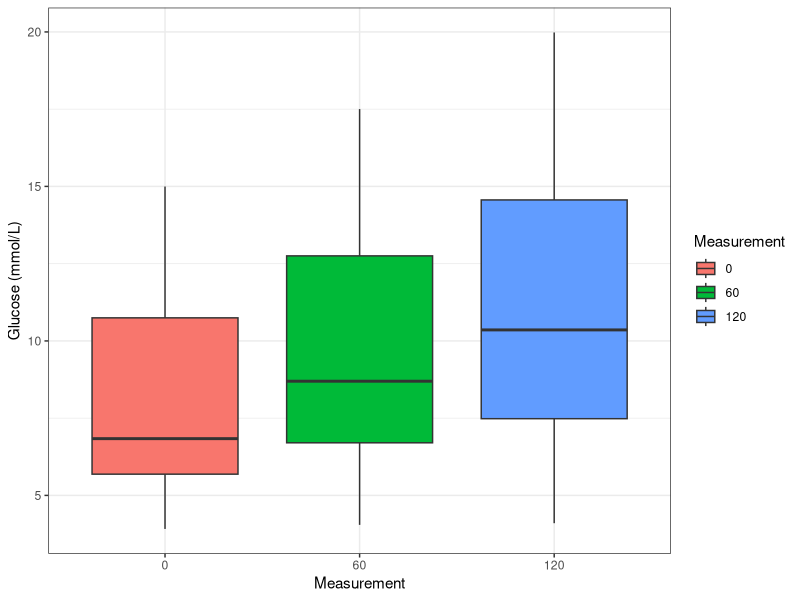
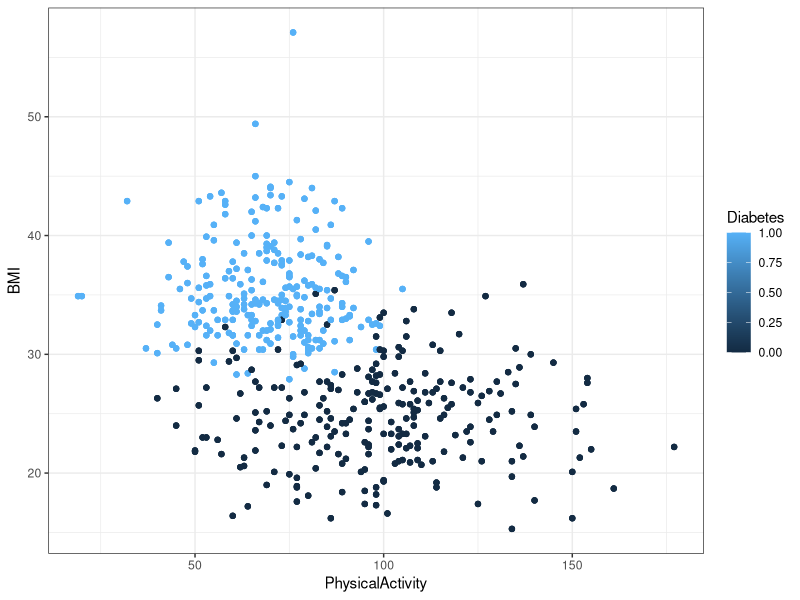
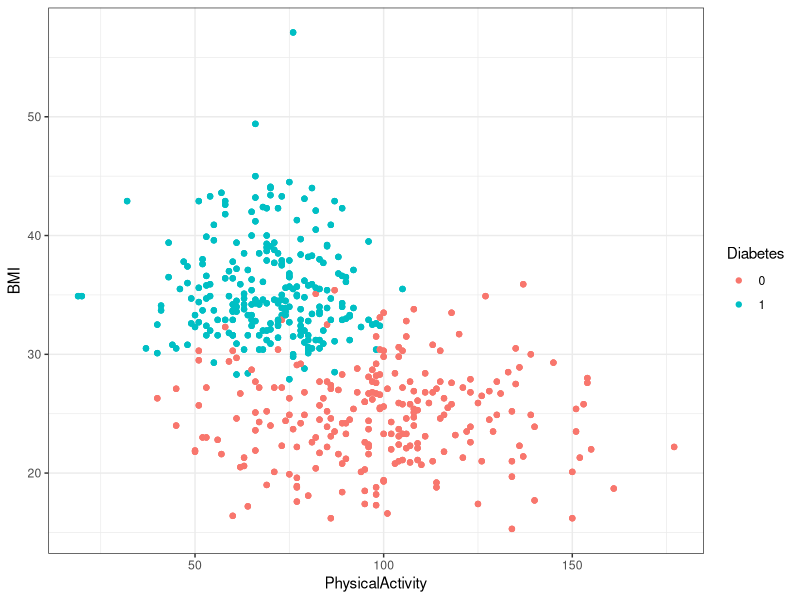
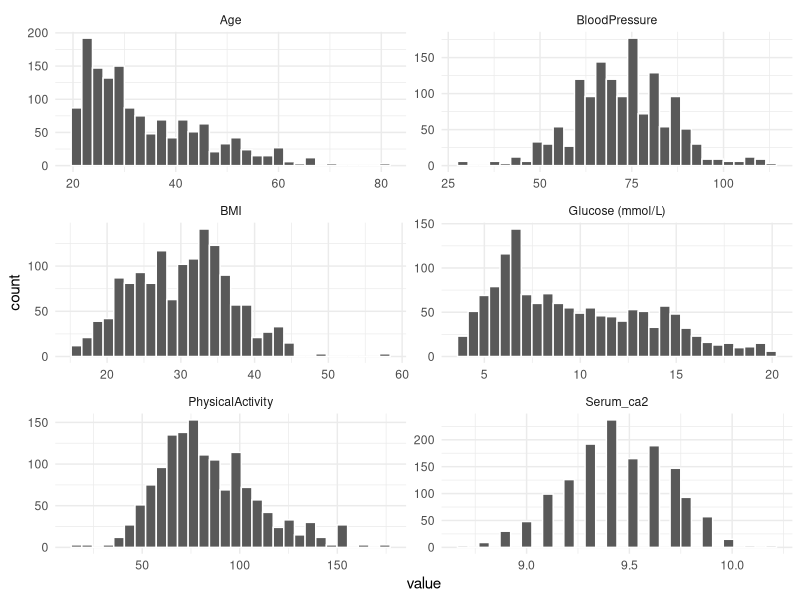
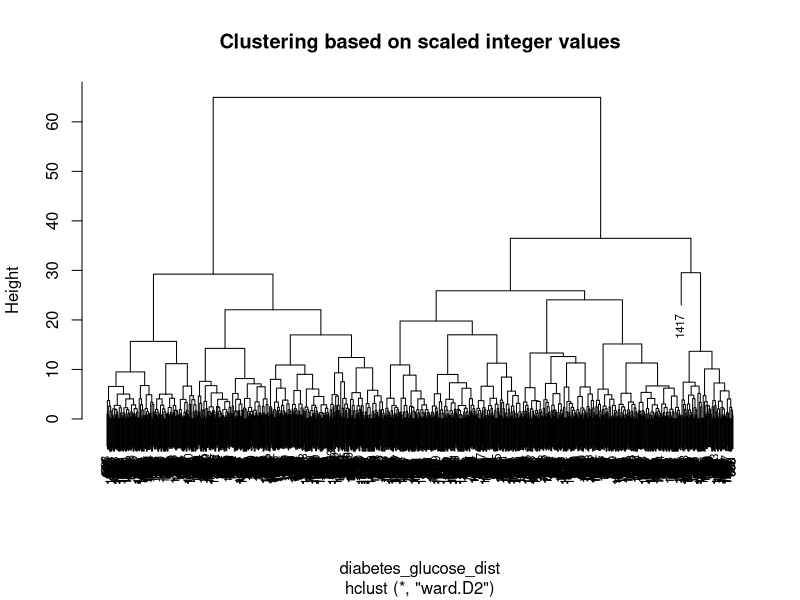
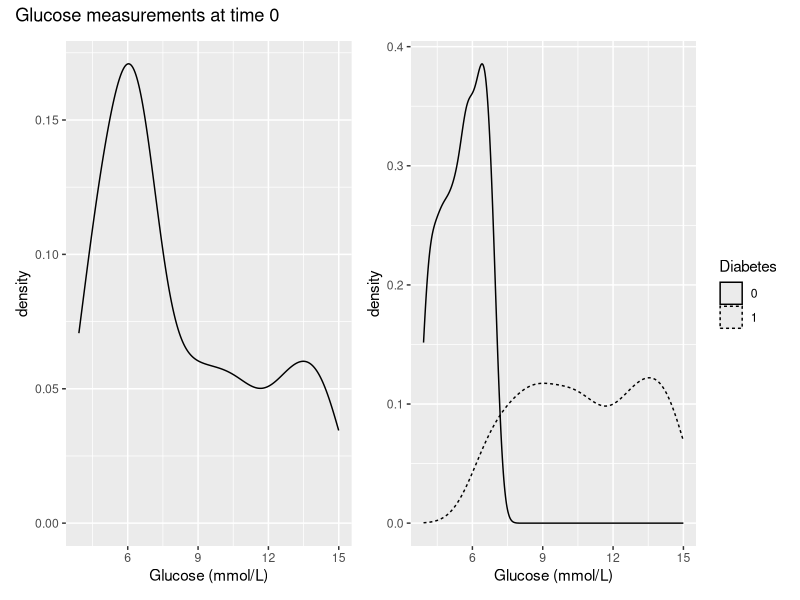
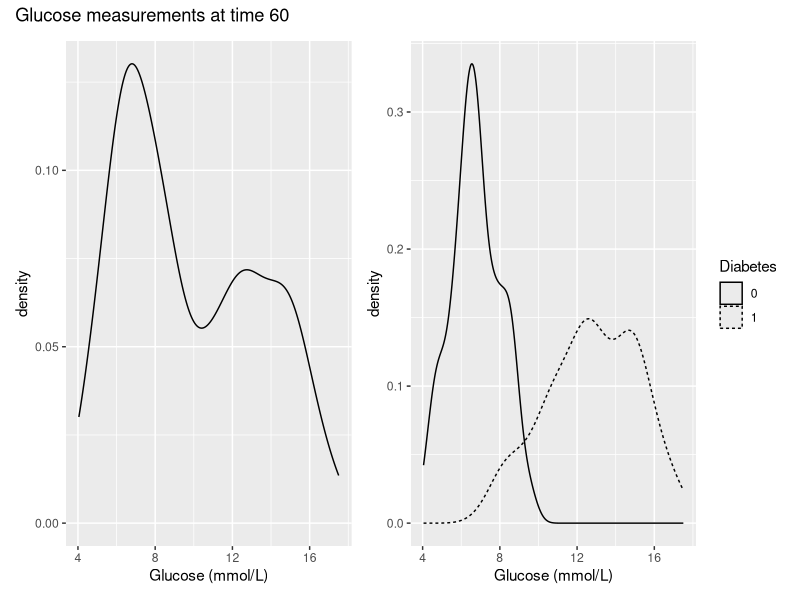
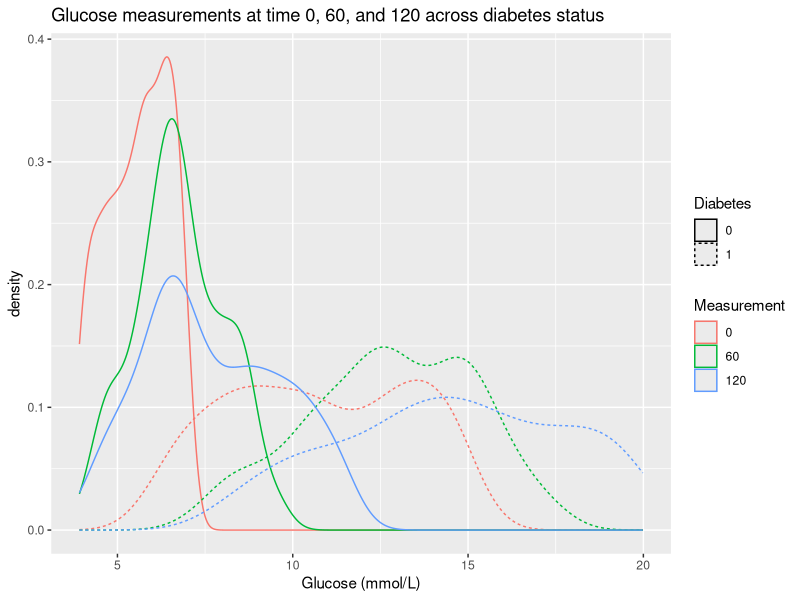

Write the R code that produced these figures, in order.
## ---- chunk 1
library(tidyverse)
## ---- chunk 2
diabetes_join <- readxl::read_excel('../data/exercise1_diabetes_join.xlsx')
df_glucose <- readxl::read_excel('../data/df_glucose.xlsx')
## ---- chunk 3
df_glucose$ID <- as.factor(df_glucose$ID)
diabetes_join$ID <- as.factor(diabetes_join$ID)
## ---- chunk 4
df_glucose_long <- df_glucose %>% 
  pivot_longer(cols = starts_with("Glucose"),
               names_to = "Measurement",
               values_to = "Glucose (mmol/L)"
               )

head(df_glucose_long)
## ---- chunk 5
# There are three rows for each ID, corresponding to the three glucose measurements
df_glucose_long %>%
  count(ID) %>%
  head()
## ---- chunk 6
df_glucose_long <- df_glucose_long %>% 
  mutate(Measurement = str_split_i(Measurement, '_', 2) %>% as.factor())
## ---- chunk 7
levels(df_glucose_long$Measurement)
## ---- chunk 8
df_glucose_long$Measurement <- factor(df_glucose_long$Measurement, levels = c('0', '60','120'))
## ---- chunk 9
diabetes_glucose <- diabetes_join %>% 
  mutate(ID = str_split_i(ID, pattern = '_', i = 2)) %>% 
  left_join(df_glucose_long, by = 'ID') 

head(diabetes_glucose)
## ---- chunk 10
diabetes_glucose %>%
  group_by(Measurement) %>%
  summarise(mean = mean(`Glucose (mmol/L)`))
## ---- chunk 11
diabetes_glucose %>% 
  ggplot(aes(y = `Glucose (mmol/L)`,
             x = Measurement, 
             fill = Measurement)) + 
  geom_boxplot() + 
  theme_bw()
## ---- chunk 12
diabetes_glucose %>%
  summarise(across(.cols = where(is.numeric), 
                   .fns = list(mean = ~ mean(., na.rm = TRUE),
                               sd = ~ sd(., na.rm = TRUE)),
                   .names = "{.col}-{.fn}")) %>% 
  pivot_longer(cols = everything(), 
               names_to = c("variable", "statistic"), 
               names_sep = "-") %>%
  pivot_wider(names_from = statistic, 
              values_from = value)
## ---- chunk 13
diabetes_glucose %>% 
  ggplot(aes(x = PhysicalActivity, 
             y = BMI, 
             color = Diabetes)) + 
  geom_point() + 
  theme_bw()
## ---- chunk 14
diabetes_glucose$Diabetes <- as.factor(diabetes_glucose$Diabetes)
## ---- chunk 15
diabetes_glucose %>% 
  ggplot(aes(x = PhysicalActivity, 
             y = BMI, 
             color = Diabetes)) + 
  geom_point() + 
  theme_bw()
## ---- chunk 16
diabetes_glucose_num <- diabetes_glucose %>%
  select(where(is.numeric)) %>%
  drop_na()

diabetes_glucose_num[1:5, ]

diabetes_glucose_num %>% 
  pivot_longer(cols = where(is.numeric),
               names_to = "variable",
               values_to = "value") %>%
  ggplot(., aes(x = value)) +
  geom_histogram(color= 'white') +
  facet_wrap(vars(variable), ncol = 2, scales = "free") + 
  theme_minimal()

## ---- chunk 17
outlier <- tibble(Age = max(diabetes_glucose_num$Age) + 5, 
                  BloodPressure = max(diabetes_glucose_num$BloodPressure) + 5,
                  BMI = max(diabetes_glucose_num$BMI) + 5,
                  PhysicalActivity = max(diabetes_glucose_num$PhysicalActivity) + 5,
                  Serum_ca2 = max(diabetes_glucose_num$Serum_ca2) + 5,
                  `Glucose (mmol/L)` = max(diabetes_glucose_num$`Glucose (mmol/L)`) + 5,
                  )

# Add a new row
diabetes_glucose_num_outlier <- add_row(diabetes_glucose_num, outlier)

# Keep adding outliters
# diabetes_glucose_num_outlier <- add_row(diabetes_glucose_num_outlier, outlier)
## ---- chunk 18
# Euclidean pairwise distances
diabetes_glucose_dist <- diabetes_glucose_num_outlier %>% 
  mutate(across(everything(), scale)) %>%
  dist(., method = 'euclidean') 

# Hierarchical clustering with Ward's distance metric
hclust_num <- hclust(diabetes_glucose_dist, method = 'ward.D2')

plot(hclust_num, main="Clustering based on scaled integer values", cex=0.7)
## ---- chunk 19
writexl::write_xlsx(diabetes_glucose, '../data/exercise2_diabetes_glucose.xlsx')
## ---- chunk 20
p1 <- diabetes_glucose %>% 
  filter(Measurement == 0) %>% 
  ggplot(aes(x = `Glucose (mmol/L)`)) + 
  geom_density()

p2 <- diabetes_glucose %>% 
  filter(Measurement == 0) %>% 
  ggplot(aes(x = `Glucose (mmol/L)`,
             linetype = Diabetes)) + 
  geom_density()

library(patchwork)
p1 + p2 + plot_annotation(title = "Glucose measurements at time 0")
## ---- chunk 21
p1 <- diabetes_glucose %>% 
  filter(Measurement == 60) %>% 
  ggplot(aes(x = `Glucose (mmol/L)`)) + 
  geom_density()

p2 <- diabetes_glucose %>% 
  filter(Measurement == 60) %>% 
  ggplot(aes(x = `Glucose (mmol/L)`)) + 
  geom_density(aes(linetype = Diabetes))

# Get plots side by side.
library(patchwork)
p1 + p2 + plot_annotation(title = "Glucose measurements at time 60")
## ---- chunk 22
p1 <- diabetes_glucose %>% 
  ggplot(aes(x = `Glucose (mmol/L)`, 
             color = Measurement,
             linetype = Diabetes)) + 
  geom_density() + 
  labs(title = "Glucose measurements at time 0, 60, and 120 across diabetes status")

p1
## ---- chunk 23
diabetes_glucose %>%
  group_by(Measurement) %>% 
  summarise(`Glucose (mmol/L)` = mean(`Glucose (mmol/L)`))
## ---- chunk 24
glucose_mean <- diabetes_glucose %>%
  group_by(Measurement, Diabetes) %>%
  summarize(`Glucose (mmol/L)` = mean(`Glucose (mmol/L)`)) %>%
  ungroup()

glucose_mean
## ---- chunk 25
diabetes_glucose %>%
  ggplot(aes(x = Measurement,
             y = `Glucose (mmol/L)`)) +
  geom_point(aes(color = Diabetes)) + 
  geom_line(aes(group = ID, color = Diabetes)) + 
  labs(title = 'Glucose Measurements Across Time Points by Diabetes Status')
## ---- chunk 26
diabetes_glucose %>%
  ggplot(aes(x = Measurement,
             y = `Glucose (mmol/L)`)) +
  geom_point(aes(color = Diabetes)) + 
  geom_line(aes(group = ID, color = Diabetes)) + 
  geom_point(data = glucose_mean, aes(x = Measurement, y = `Glucose (mmol/L)`)) +
  geom_line(data = glucose_mean, aes(x = Measurement, y = `Glucose (mmol/L)`, 
                                     group = Diabetes, linetype = Diabetes)) +
  labs(title = "Glucose Measurements with Mean by Diabetes Status")

ggsave('../figures/figure3_13.png')
